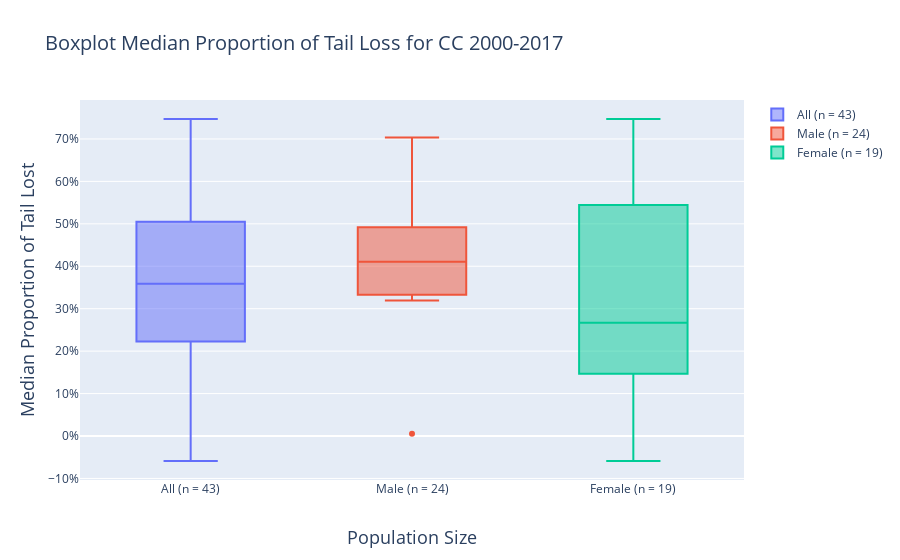

The cell this chart's notebook holds for it:
### Markdown cell above
# resume
[TOC](#Table-of-Contents)

### Code cell
male = go.Box(y=dfYearlyEst.loc[(dfYearlyEst.autotomized)&(dfYearlyEst.sex=='m')]['50%'],
                  name = 'Male (n = {:.0f})'\
              .format(dfYearlyEst.loc[(dfYearlyEst.autotomized)&(dfYearlyEst.sex=='m')]['count'].sum()))
female = go.Box(y=dfYearlyEst.loc[(dfYearlyEst.autotomized)&(dfYearlyEst.sex=='f')]['50%'],
                    name = 'Female (n = {:.0f})'\
              .format(dfYearlyEst.loc[(dfYearlyEst.autotomized)&(dfYearlyEst.sex=='f')]['count'].sum()))
All = go.Box(y=dfYearlyEst.loc[(dfYearlyEst.autotomized)]['50%'],
                    name = 'All (n = {:.0f})'\
              .format(dfYearlyEst.loc[(dfYearlyEst.autotomized)]['count'].sum()))
data = [All,male,female,]
layout = go.Layout(
    title = 'Boxplot Median Proportion of Tail Loss for CC 2000-2017',
    titlefont = dict(
        size = 20),
    xaxis = dict(
        dtick = 1,
        title = 'Population Size',
        titlefont = dict(
            size = 18)),
    yaxis = dict(
        title = 'Median Proportion of Tail Lost',
        tickformat = ".0%",
        titlefont = dict(
            size = 18)))

fig = go.Figure(
        data = data,
        layout = layout)
iplot(fig, filename = 'Boxplot Median Proportion of Tail Loss for CC 2000-2017.html')
# plot(fig, filename = 'Boxplot Median Proportion of Tail Loss for CC 2000-2017.html')

### Figure 1 — Plotly figure (JSON) as saved in the notebook; plotly's stock layout.template omitted (floating-point values rounded to 4 significant figures)
{"data": [{"name": "All (n = 43)", "type": "box", "y": [0.2265, 0.4108, 0.3075, 0.4906, 0.2116, 0.492, 0.4093, 0.6063, 0.4312, 0.6453, 0.1469, 0.3194, 0.5443, 0.359, 0.3289, 0.7032, -0.05888, 0.005355, 0.747, 0.3239, 0.1061]}, {"name": "Male (n = 24)", "type": "box", "y": [0.4108, 0.4906, 0.492, 0.4093, 0.4312, 0.6453, 0.3194, 0.359, 0.7032, 0.005355, 0.3239]}, {"name": "Female (n = 19)", "type": "box", "y": [0.2265, 0.3075, 0.2116, 0.6063, 0.1469, 0.5443, 0.3289, -0.05888, 0.747, 0.1061]}], "layout": {"title": {"font": {"size": 20}, "text": "Boxplot Median Proportion of Tail Loss for CC 2000-2017"}, "xaxis": {"dtick": 1, "title": {"font": {"size": 18}, "text": "Population Size"}}, "yaxis": {"tickformat": ".0%", "title": {"font": {"size": 18}, "text": "Median Proportion of Tail Lost"}}}}
